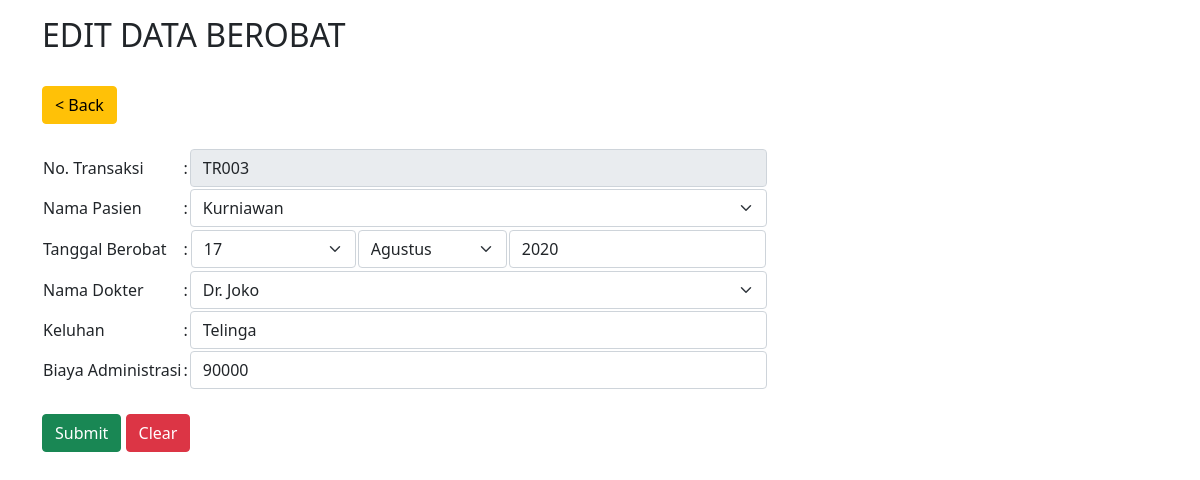
Page /edit_listberobat.php?status=edit&no_transaksi=TR003 on the committed database.
### tables this page shows
CREATE TABLE `berobat` (
  `no_transaksi` varchar(255) NOT NULL,
  `pasien_id` int(11) DEFAULT NULL,
  `tanggal_berobat` date DEFAULT NULL,
  `dokter_id` int(11) DEFAULT NULL,
  `keluhan` varchar(255) DEFAULT NULL,
  `biaya_admin` int(11) DEFAULT NULL
);

CREATE TABLE `pasien` (
  `pasien_id` int(11) NOT NULL,
  `nama_pasien` varchar(255) DEFAULT NULL,
  `tanggal_lahir` date DEFAULT NULL,
  `jenis_kelamin` varchar(255) DEFAULT NULL,
  `alamat` varchar(255) DEFAULT NULL
);

CREATE TABLE `dokter` (
  `dokter_id` int(11) NOT NULL,
  `nama_dokter` varchar(255) DEFAULT NULL,
  `poli_id` int(11) DEFAULT NULL
);

### function.php (called while the page is built, shortened)
<?php
$conn = mysqli_connect('localhost', 'root', '', 'ujikom');
function query($query) {
    global $conn;
    $result = mysqli_query($conn, $query);
    $rows = [];
    while ($row = mysqli_fetch_assoc($result)) {
        $rows[] = $row;
    }
    return $rows;
}
?>

### edit_listberobat.php (the view, shortened to what this page needs)
<?php
require 'function.php';
$no_transaksi = $_GET['no_transaksi'];
$berobat = query("SELECT * FROM berobat WHERE no_transaksi = '$no_transaksi'")[0];
$query = mysqli_query($conn, "SELECT * FROM berobat WHERE no_transaksi = '$no_transaksi'");
while($h = mysqli_fetch_array($query)){
	$pasien_id=$h['pasien_id'];
	$tanggal=explode("-",$h['tanggal_berobat']);
	$dokter_id=$h['dokter_id'];
}
$option_pasien = "<option value='' style='display:none'>- Pilih Pasien -</option>";
$q = mysqli_query($conn,"SELECT * FROM pasien ORDER BY nama_pasien");
	while ($h = mysqli_fetch_array($q)) {
		$option_pasien = $option_pasien . "<option value=$h[pasien_id] " . ($pasien_id == $h['pasien_id']?'selected':'') . ">$h[nama_pasien]</option>";
	}
	$option_tanggal = "<option value='' style='display:none'>- Pilih Tanggal -</option>";
	for ($i = 1; $i <= 31; $i++) {
		$option_tanggal = $option_tanggal . "<option value=$i " . ($tanggal[2] == $i?'selected':'') . ">$i</option>";
	}
	$bulan=["","Januari","Februari", "Maret", "April",
            "Mei","Juni","Juli","Agustus","September",
            "Oktober","November","Desember"];
	$option_bulan="<option value='' style='display:none'>- Pilih Bulan -</option>";
	for($i = 1; $i <= 12; $i++) {
		$option_bulan = $option_bulan . "<option value=$i " . ($tanggal[1] == $i?'selected':'') . ">$bulan[$i]</option>";
	}
	$option_dokter="<option value='' style='display:none'>- Pilih Dokter -</option>";
	$q = mysqli_query($conn, "SELECT * FROM dokter ORDER BY nama_dokter");
	while ($h=mysqli_fetch_array($q)) {
		$option_dokter = $option_dokter . "<option value=$h[dokter_id] " . ($dokter_id == $h['dokter_id']?'selected':'') . ">$h[nama_dokter]</option>";
	}
?>
<!DOCTYPE html>
<html lang="en">
<head>
	<link href="https://cdn.jsdelivr.net/npm/bootstrap@5.1.3/dist/css/bootstrap.min.css" rel="stylesheet">
</head>
<body>
<div class="container mt-3">
	<h2>EDIT DATA BEROBAT</h2><br>
	<a href='listberobat.php?' class='btn btn-warning'>< Back</a><br><br>
	<form action="" method="post">
		<table>
			<tr>
                <td><label for="no_transaksi">No. Transaksi</label></td>
				<td>:</td>
				<td><input type="text" class="form-control" id="no_transaksi" name="no_transaksi" value='<?= $berobat['no_transaksi']; ?>' readonly></td>
			</tr>
			<tr>
                <td><label for="pasien_id">Nama Pasien</label></td>
				<td>:</td>
				<td><select class="form-select" name="pasien_id" id="pasien_id" value=<?php echo $pasien_id; ?>><?php echo $option_pasien; ?></select></td>
			</tr>
			<tr>
				<td><label for="tanggal">Tanggal Berobat</label></td>
				<td>:</td>
				<td>
					<table>
						<tr>
							<td><select class="form-select" name="tanggal" id="tanggal"><?php echo $option_tanggal; ?></select></td>
							<td><select class="form-select" name="bulan"><?php echo $option_bulan; ?></select></td>
							<td><input type="number" class="form-control pull-left" name="tahun" value=<?php echo $tanggal[0]; ?>></td>
						</tr>
					</table>
				</td>
			</tr>
			<tr>
                <td><label for="dokter_id">Nama Dokter</label></td>
				<td>:</td>
				<td><select class="form-select" name="dokter_id" id="dokter_id"><?php echo $option_dokter; ?></select></td>
			</tr>
			<tr>
                <td><label for="keluhan">Keluhan</label></td>
				<td>:</td>
				<td><input type="text" class="form-control" id="keluhan" name="keluhan" value='<?= $berobat['keluhan']; ?>'></td>
			</tr>
			<tr>
                <td><label for="biaya_admin">Biaya Administrasi</label></td>
				<td>:</td>
				<td><input type="number" class="form-control" name="biaya_admin" id="biaya_admin" value='<?= $berobat['biaya_admin']; ?>'></td>
			</tr>
		</table>
		<br>
		<button type="submit" name="submit" class='btn btn-success'>Submit</button>
		<a href='edit_listberobat.php?status=clear&no_transaksi=<?= $no_transaksi; ?>' class='btn btn-danger'>Clear</a>
	</form>
</div>
</body>
</html>

### rows in the picture
berobat: no_transaksi "TR003", pasien_id "Kurniawan", tanggal "17", bulan "Agustus", tahun "2020", dokter_id "Dr. Joko", keluhan "Telinga", biaya_admin "90000"
